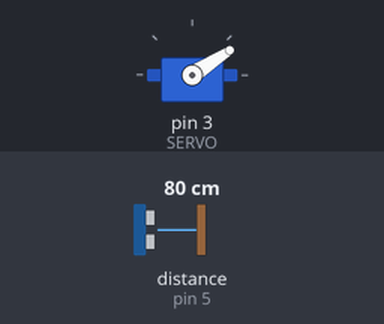
The sketch below on a simulated Arduino Uno, built with avr-gcc and run on an emulated ATmega328P. Shown: servo. The test bench sets the inputs (shaded band); at power-on: distance to the obstacle (sensor on pin 5) 80 cm. The echo pulse lasts 58.3 µs per cm; what the sketch prints to the serial monitor is not drawn.

Above: at 1.2 s.
1.3 s: distance to the obstacle (sensor on pin 5) set to 250 cm
At 2.4 s:
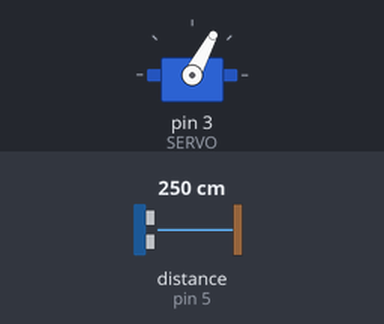
4.3 s: distance to the obstacle (sensor on pin 5) set to 2 cm
At 4.76 s:
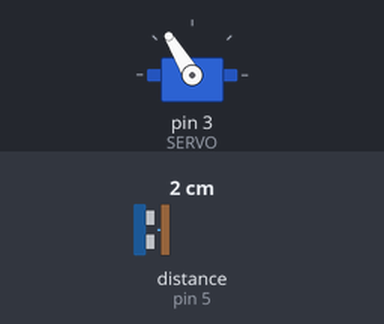
7.3 s: distance to the obstacle (sensor on pin 5) set to 60 cm
At 7.67 s:
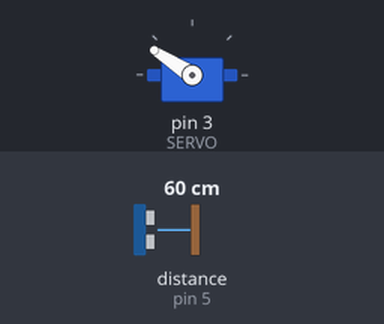
Timing chart, 0 to 16.3 s (numbered marks = the images above; inputs shaded):
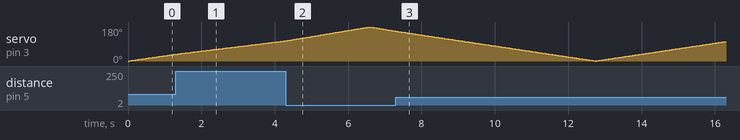

The sketch:

radar_ardu.ino
```cpp
#define DIST_MAX 200    // максимальное расстояние (см). Датчик бьёт до 4 метров, но будут шумы
#define MAX_ANGLE 180   // максимальный угол поворота
#define MIN_ANGLE 0    // минимальный угол поворота

// Includes the Servo library
#include <Servo.h>.

// Defines Tirg and Echo pins of the Ultrasonic Sensor
#define ECHO 5
#define TRIG 4
#define SERVO 3

#include <NewPing.h>
NewPing sonar(TRIG, ECHO, DIST_MAX);

// Variables for the duration and the distance
long duration;
int distance;
Servo myServo; // Creates a servo object for controlling the servo motor

void setup() {
  pinMode(TRIG, OUTPUT); // Sets the trigPin as an Output
  pinMode(ECHO, INPUT); // Sets the echoPin as an Input
  Serial.begin(115200);
  myServo.attach(SERVO); // Defines on which pin is the servo motor attached
}
void loop() {
  // rotates the servo motor from 15 to 165 degrees
  for (int i = MIN_ANGLE; i <= MAX_ANGLE; i++) {
    myServo.write(i);
    delay(30);
    int curr_dist = sonar.ping_cm();
    if (curr_dist == 0) curr_dist = DIST_MAX;
    Serial.print(i);
    Serial.print(",");
    Serial.print(curr_dist);
    Serial.print(".");
  }
  // Repeats the previous lines from 165 to 15 degrees
  for (int i = MAX_ANGLE; i > MIN_ANGLE; i--) {
    myServo.write(i);
    delay(30);
    int curr_dist = sonar.ping_cm();
    if (curr_dist == 0) curr_dist = DIST_MAX;
    Serial.print(i);
    Serial.print(",");
    Serial.print(curr_dist);
    Serial.print(".");
  }
}
```
